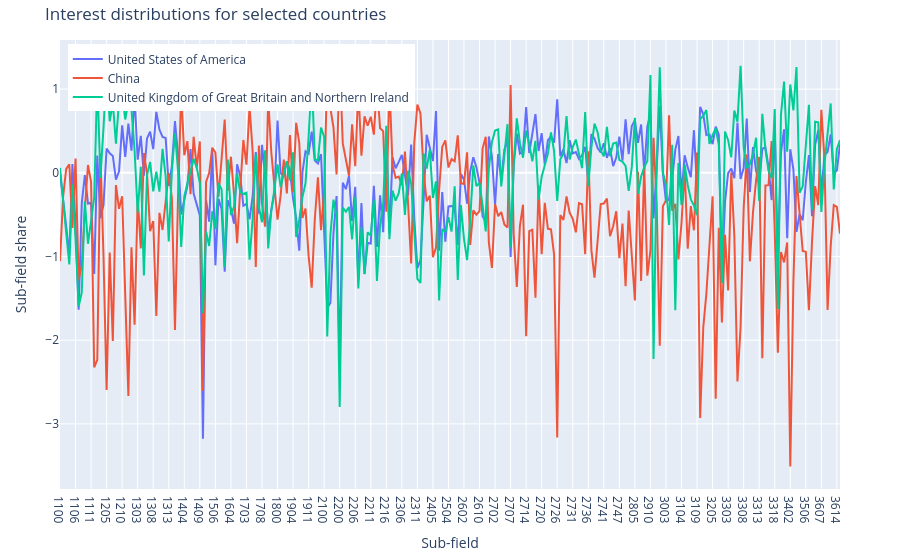

Write notebook code for a chart like this one.
### Code cell
country_list = ["US", "CN", "GB"]  # list of countries
x = df_country_subfield.columns.to_list()

fig = go.Figure()

for country in country_list:
    y = df_country_subfield.loc[country].values
    y_safe = [v if not np.isnan(v) else None for v in y]  # handle NaNs

    fig.add_trace(go.Scatter(
        x=x,
        y=y_safe,
        mode="lines",
        name=f"{uf.id2name_country[country]}"
    ))

fig.update_layout(
    title="Interest distributions for selected countries",
    xaxis=dict(title="Sub-field"),
    yaxis=dict(title="Sub-field share"),
    legend=dict(x=0.01, y=0.99),
    margin=dict(l=60, r=60, t=40, b=40)
)

fig.show()

### Figure 1 — Plotly figure (JSON) as saved in the notebook; plotly's stock layout.template omitted (floating-point values rounded to 4 significant figures; data arrays with more than 128 entries replaced by an {"elided": "..."} marker saying what was removed)
{"data": [{"mode": "lines", "name": "United States of America", "x": {"elided": "252 str values"}, "y": {"elided": "252 float values"}, "type": "scatter"}, {"mode": "lines", "name": "China", "x": {"elided": "252 str values"}, "y": {"elided": "252 float values"}, "type": "scatter"}, {"mode": "lines", "name": "United Kingdom of Great Britain and Northern Ireland", "x": {"elided": "252 str values"}, "y": {"elided": "252 float values"}, "type": "scatter"}], "layout": {"legend": {"x": 0.01, "y": 0.99}, "margin": {"l": 60, "r": 60, "t": 40, "b": 40}, "title": {"text": "Interest distributions for selected countries"}, "xaxis": {"title": {"text": "Sub-field"}}, "yaxis": {"title": {"text": "Sub-field share"}}}}
